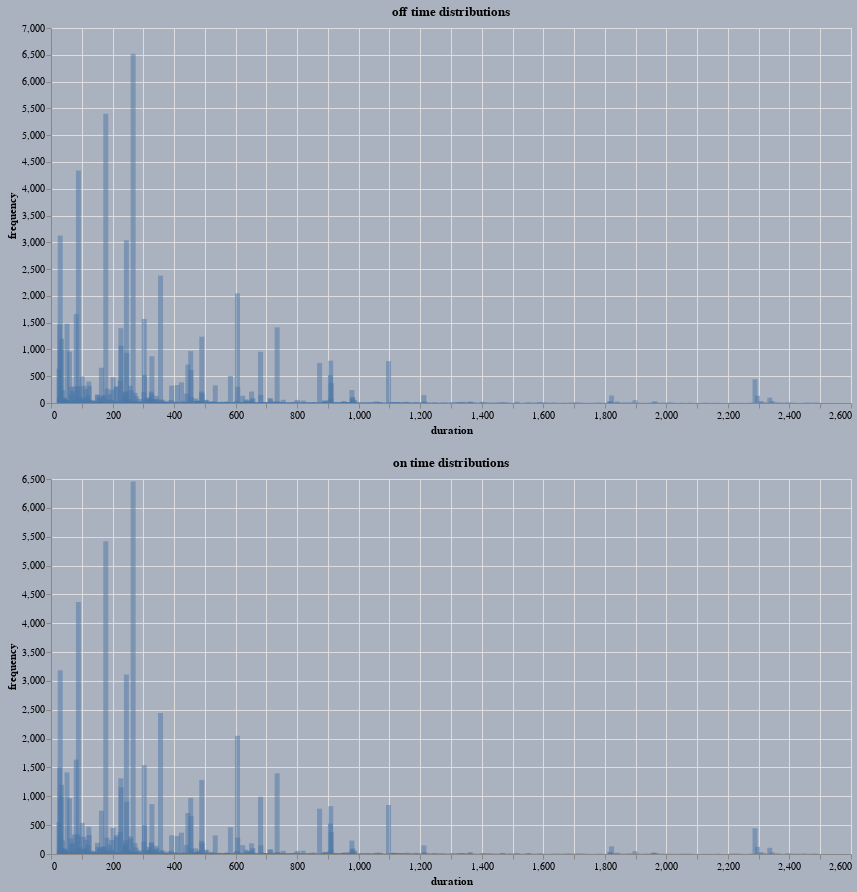

The notebook cell this image was saved under:
### Code cell
WTA_real.state_length_vs_timestep_real(
    chart_type='bar',
    background_color='#abb2bf',
    lower_bound=25,
    upper_bound=2500
)

### Figure 1 — Vega-Lite specification as saved in the notebook (floating-point values rounded to 4 significant figures; data arrays with more than 128 entries replaced by an {"elided": "..."} marker saying what was removed)
{"$schema": "https://vega.github.io/schema/vega-lite/v2.6.0.json", "background": "#abb2bf", "config": {"view": {"height": 300, "width": 400}}, "datasets": {"data-b20897b20c80deea12141fa180375e62": {"elided": "3709 records"}}, "vconcat": [{"data": {"name": "data-b20897b20c80deea12141fa180375e62"}, "encoding": {"tooltip": [{"field": "duration", "type": "quantitative"}, {"field": "frequency", "type": "quantitative"}, {"field": "bit", "type": "nominal"}], "x": {"field": "duration", "type": "quantitative"}, "y": {"field": "frequency", "type": "quantitative"}}, "height": 375, "mark": {"opacity": 0.5, "type": "bar"}, "title": "off time distributions", "transform": [{"filter": "(datum.duration > 25)"}, {"filter": "(datum.duration < 2500)"}, {"filter": "(datum.bit === 0)"}], "width": 800}, {"data": {"name": "data-b20897b20c80deea12141fa180375e62"}, "encoding": {"tooltip": [{"field": "duration", "type": "quantitative"}, {"field": "frequency", "type": "quantitative"}, {"field": "bit", "type": "nominal"}], "x": {"field": "duration", "type": "quantitative"}, "y": {"field": "frequency", "type": "quantitative"}}, "height": 375, "mark": {"opacity": 0.5, "type": "bar"}, "title": "on time distributions", "transform": [{"filter": "(datum.duration > 25)"}, {"filter": "(datum.duration < 2500)"}, {"filter": "(datum.bit === 1)"}], "width": 800}]}
